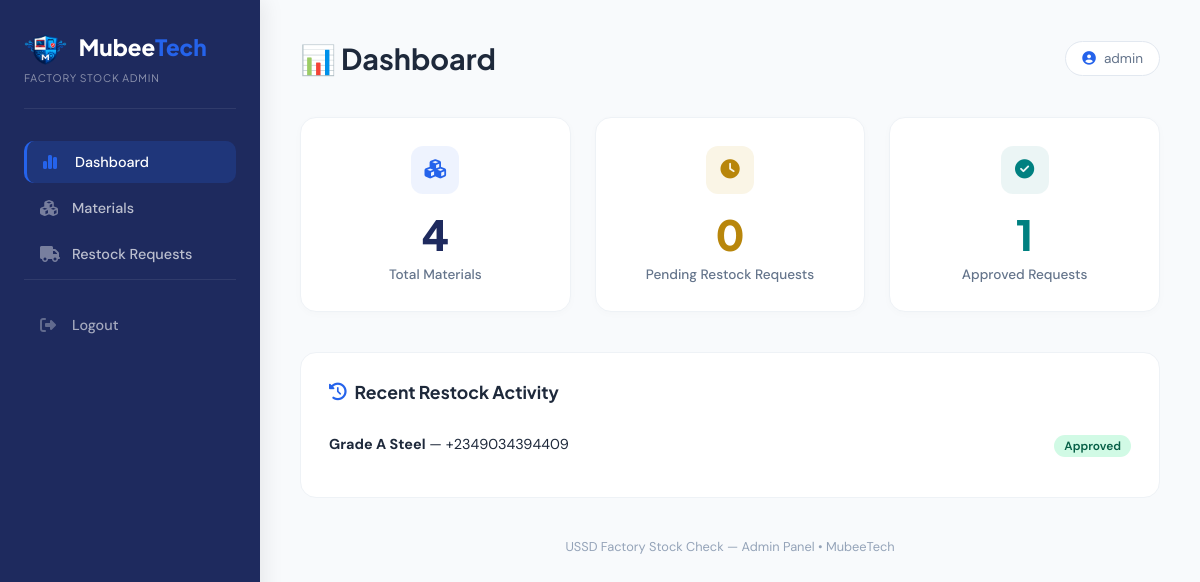
The app's page /admin/index.php (signed in) with its own data.
### tables this page shows
CREATE TABLE `restock_requests` (
  `id` int(11) NOT NULL,
  `material_code` varchar(20) NOT NULL,
  `requested_by` varchar(20) NOT NULL,
  `status` enum('pending','approved','rejected') DEFAULT 'pending',
  `created_at` timestamp NULL DEFAULT current_timestamp(),
  `updated_at` timestamp NULL DEFAULT current_timestamp() ON UPDATE current_timestamp(),
  `factory_id` int(11) NOT NULL DEFAULT 1
);

CREATE TABLE `materials` (
  `id` int(11) NOT NULL,
  `code` varchar(20) NOT NULL,
  `name` varchar(100) NOT NULL,
  `quantity` int(11) DEFAULT 0,
  `threshold` int(11) DEFAULT 50,
  `last_updated` timestamp NULL DEFAULT current_timestamp() ON UPDATE current_timestamp(),
  `factory_id` int(11) NOT NULL DEFAULT 1
);

### admin/index.php (the view, shortened to what this page needs)
<?php
require_once 'includes/config.php';
$materials_count = mysqli_fetch_assoc(mysqli_query($conn, "SELECT COUNT(*) as total FROM materials"))['total'];
$pending_count = mysqli_fetch_assoc(mysqli_query($conn, "SELECT COUNT(*) as total FROM restock_requests WHERE status = 'pending'"))['total'];
$approved_count = mysqli_fetch_assoc(mysqli_query($conn, "SELECT COUNT(*) as total FROM restock_requests WHERE status = 'approved'"))['total'];
?>
<!DOCTYPE html>
<html lang="en">
<head>
    <link rel="stylesheet" href="https://cdnjs.cloudflare.com/ajax/libs/font-awesome/6.5.0/css/all.min.css">
</head>
<body>
<aside class="sidebar">
    <div class="logo">
        <img src="../mubeetech_icon.png" alt="MubeeTech" style="height:35px; margin-right:8px; vertical-align:middle; display:inline-block;">
        Mubee<span>Tech</span>
        <small>Factory Stock Admin</small>
    </div>
        <nav id="sidebarNav">
            <a href="index.php" class="active"><i class="fas fa-chart-simple"></i> Dashboard</a>
            <a href="materials.php"><i class="fas fa-cubes"></i> Materials</a>
            <a href="restocks.php"><i class="fas fa-truck"></i> Restock Requests</a>
            <div class="logout">
                <a href="logout.php"><i class="fas fa-sign-out-alt"></i> Logout</a>
            </div>
        </nav>
    </aside>
    <main class="main">
        <div class="main-header">
            <h1>📊 Dashboard</h1>
            <div class="user"><i class="fas fa-user-circle"></i> <?= htmlspecialchars($_SESSION['admin_username'] ?? 'Admin') ?></div>
        </div>
        <div class="cards">
            <div class="card">
                <div class="icon blue"><i class="fas fa-cubes"></i></div>
                <div class="number"><?= $materials_count ?></div>
                <div class="label">Total Materials</div>
            </div>
            <div class="card pending">
                <div class="icon gold"><i class="fas fa-clock"></i></div>
                <div class="number"><?= $pending_count ?></div>
                <div class="label">Pending Restock Requests</div>
            </div>
            <div class="card approved">
                <div class="icon green"><i class="fas fa-check-circle"></i></div>
                <div class="number"><?= $approved_count ?></div>
                <div class="label">Approved Requests</div>
            </div>
        </div>
        <div class="recent-section">
            <h3><i class="fas fa-clock-rotate-left"></i> Recent Restock Activity</h3>
            <?php
            $recent_query = "
                SELECT r.*, m.name as material_name
                FROM restock_requests r
                LEFT JOIN materials m ON r.material_code = m.code
                ORDER BY r.created_at DESC LIMIT 5
            ";
            $recent_result = mysqli_query($conn, $recent_query);
            $has_recent = mysqli_num_rows($recent_result) > 0;
            ?>
            <?php if ($has_recent): ?>
                <?php while ($row = mysqli_fetch_assoc($recent_result)): ?>
                <div class="recent-item">
                    <span><strong><?= htmlspecialchars($row['material_name'] ?? $row['material_code']) ?></strong> — <?= htmlspecialchars($row['requested_by']) ?></span>
                    <span class="status <?= $row['status'] ?>"><?= ucfirst($row['status']) ?></span>
                </div>
                <?php endwhile; ?>
            <?php else: ?>
                <div class="recent-empty">No recent restock activity.</div>
            <?php endif; ?>
        </div>
        <p style="color: #94a3b8; text-align: center; margin-top: 2.5rem; font-size: 0.8rem;">
            USSD Factory Stock Check — Admin Panel • MubeeTech
        </p>
    </main>
</body>
</html>

### admin/index.php (style rules this page uses)
* { margin: 0; padding: 0; box-sizing: border-box; }
body { font-family: 'DM Sans', system-ui, sans-serif; background: #f8fafc; color: #1e293b; display: flex; min-height: 100vh; }
.sidebar { width: 260px; background: #1E2A5E; color: #fff; padding: 2rem 1.5rem; display: flex; flex-direction: column; min-height: 100vh; position: fixed; top: 0; left: 0; bottom: 0; box-shadow: 4px 0 20px rgba(0,0,0,0.08); }
.sidebar .logo { font-family: 'Plus Jakarta Sans', system-ui, sans-serif; font-size: 1.4rem; font-weight: 800; margin-bottom: 2rem; padding-bottom: 1.5rem; border-bottom: 1px solid rgba(255,255,255,0.08); }
.sidebar .logo span { color: #2563eb; }
.sidebar .logo small { display: block; font-size: 0.65rem; font-weight: 400; color: rgba(255,255,255,0.5); letter-spacing: 0.08em; text-transform: uppercase; margin-top: 4px; }
.sidebar nav { flex: 1; }
.sidebar nav a { display: flex; align-items: center; gap: 12px; padding: 12px 16px; color: rgba(255,255,255,0.7); text-decoration: none; border-radius: 10px; font-weight: 500; font-size: 0.9rem; transition: all 0.25s ease; margin-bottom: 4px; }
.sidebar nav a i { width: 20px; font-size: 1rem; color: rgba(255,255,255,0.4); }
.sidebar nav a.active { background: rgba(37, 99, 235, 0.2); color: #fff; border-left: 3px solid #2563eb; }
.sidebar nav a.active i { color: #2563eb; }
.sidebar .logout { margin-top: auto; padding-top: 1.5rem; border-top: 1px solid rgba(255,255,255,0.08); }
.sidebar .logout a { display: flex; align-items: center; gap: 12px; padding: 12px 16px; color: rgba(255,255,255,0.6); text-decoration: none; border-radius: 10px; transition: all 0.25s ease; font-weight: 500; font-size: 0.9rem; }
.sidebar .logout a i { width: 20px; font-size: 1rem; color: rgba(255,255,255,0.3); }
.main { margin-left: 260px; padding: 2.5rem; flex: 1; min-height: 100vh; }
.main-header { display: flex; justify-content: space-between; align-items: center; margin-bottom: 2.5rem; flex-wrap: wrap; gap: 1rem; }
.main-header h1 { font-family: 'Plus Jakarta Sans', system-ui, sans-serif; font-size: 1.8rem; font-weight: 700; color: #1e293b; }
.main-header .user { font-size: 0.85rem; color: #64748b; display: flex; align-items: center; gap: 8px; background: #fff; padding: 8px 16px; border-radius: 20px; border: 1px solid #e2e8f0; }
.main-header .user i { color: #2563eb; }
.cards { display: grid; grid-template-columns: repeat(auto-fit, minmax(200px, 1fr)); gap: 1.5rem; margin-bottom: 2.5rem; }
.card { background: #ffffff; padding: 1.75rem; border-radius: 16px; border: 1px solid #eef2f6; box-shadow: 0 2px 8px rgba(0,0,0,0.02); text-align: center; transition: all 0.25s ease; }
.card .number { font-family: 'Plus Jakarta Sans', system-ui, sans-serif; font-size: 2.6rem; font-weight: 800; color: #1E2A5E; line-height: 1.2; }
.card .label { color: #64748b; font-size: 0.85rem; font-weight: 500; margin-top: 6px; }
.card .icon { width: 48px; height: 48px; border-radius: 12px; display: flex; align-items: center; justify-content: center; margin: 0 auto 1rem; font-size: 1.2rem; }
.card .icon.blue { background: rgba(37, 99, 235, 0.08); color: #2563eb; }
.card .icon.gold { background: rgba(212, 175, 55, 0.12); color: #b8860b; }
.card .icon.green { background: rgba(0, 128, 128, 0.08); color: #008080; }
.card.pending .number { color: #b8860b; }
.card.approved .number { color: #008080; }
.recent-section { background: #ffffff; border-radius: 16px; border: 1px solid #eef2f6; padding: 1.75rem; margin-top: 2rem; }
.recent-section h3 { font-family: 'Plus Jakarta Sans', system-ui, sans-serif; font-size: 1.1rem; font-weight: 700; margin-bottom: 1.25rem; display: flex; align-items: center; gap: 8px; }
.recent-section h3 i { color: #2563eb; }
.recent-item { display: flex; justify-content: space-between; padding: 0.75rem 0; border-bottom: 1px solid #f1f5f9; font-size: 0.9rem; }
.recent-item:last-child { border-bottom: none; }
.recent-item .status { font-weight: 600; font-size: 0.75rem; padding: 3px 10px; border-radius: 20px; }
.status.approved { background: #d1fae5; color: #065f46; }

### records on screen
restock_requests: materials.name "Grade A Steel", requested_by "+2349034394409", status "Approved"

### other values on screen
$_SESSION['admin_username'] "admin"
$materials_count "4"
$pending_count "0"
$approved_count "1"
